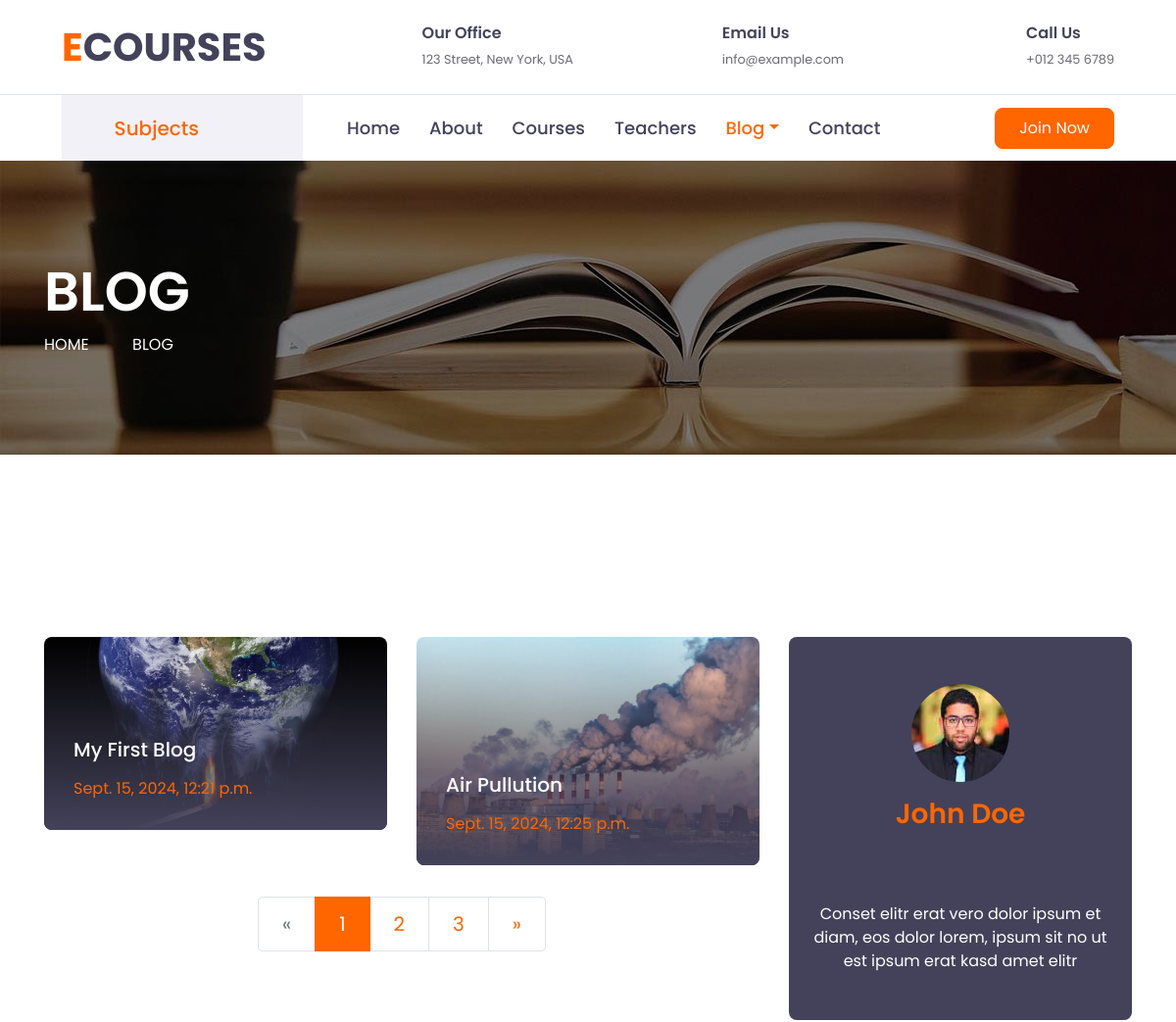
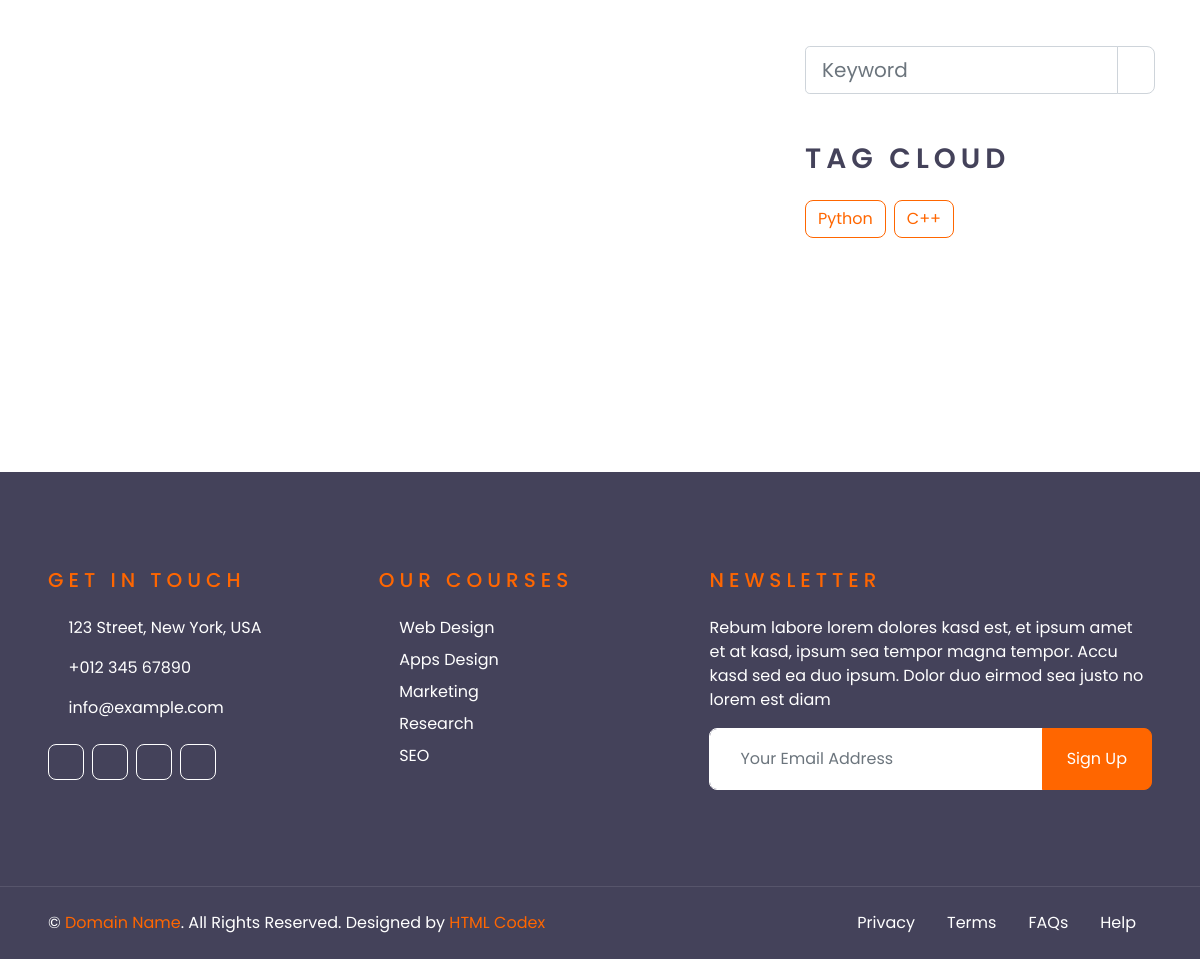
Page /home/blog_list/ on the committed database (2 pictures, top to bottom).
### course/models.py (models this page shows, shortened)
class Blog(models.Model):
    title = models.CharField(max_length=200, unique=True)
    content = models.TextField()
    image = models.ImageField(upload_to='blog_images/', blank=True, null=True)
    created_at = models.DateTimeField(auto_now_add=True)
    author = models.ForeignKey(User, on_delete=models.CASCADE, related_name='blogs')
    class Meta:
        verbose_name = _("Blog")
        verbose_name_plural = _("Blogs")

class Category(models.Model):
    title = models.CharField(max_length=100, unique=True)
    class Meta:
        verbose_name = _("Category")
        verbose_name_plural = _("Categories")

### course/views.py (the view)
# urls.py: path('blog_list/', views.BlogListView.as_view(), name='blog_list'),
class BlogListView(ListView):
    model = Blog
    template_name = 'course/blog_list.html'
    context_object_name = 'blogs'
    def get_context_data(self, **kwargs):
        context = super().get_context_data(**kwargs)
        context['latest_blogs'] = Blog.objects.order_by('-created_at')[:5]
        context['categories'] = Category.objects.all()
        return context

### course/templates/course/blog_list.html (shortened to what this page needs)
{% load static %}
<!DOCTYPE html>
<html lang="en">
<head>
    <link href="{% static 'courses/https://cdnjs.cloudflare.com/ajax/libs/font-awesome/5.10.0/css/all.min.css' %}" rel="stylesheet">
    <link href="{% static 'courses/lib/owlcarousel/assets/owl.carousel.min.css' %}" rel="stylesheet">
    <link href="{% static 'courses/css/style.css' %}" rel="stylesheet">
</head>
<body>
    <div class="container-fluid d-none d-lg-block">
        <div class="row align-items-center py-4 px-xl-5">
            <div class="col-lg-3">
                <a href="" class="text-decoration-none">
                    <h1 class="m-0"><span class="text-primary">E</span>COURSES</h1>
                </a>
            </div>
            <div class="col-lg-3 text-right">
                <div class="d-inline-flex align-items-center">
                    <i class="fa fa-2x fa-map-marker-alt text-primary mr-3"></i>
                    <div class="text-left">
                        <h6 class="font-weight-semi-bold mb-1">Our Office</h6>
                        <small>123 Street, New York, USA</small>
                    </div>
                </div>
            </div>
            <div class="col-lg-3 text-right">
                <div class="d-inline-flex align-items-center">
                    <i class="fa fa-2x fa-envelope text-primary mr-3"></i>
                    <div class="text-left">
                        <h6 class="font-weight-semi-bold mb-1">Email Us</h6>
                        <small>info@example.com</small>
                    </div>
                </div>
            </div>
            <div class="col-lg-3 text-right">
                <div class="d-inline-flex align-items-center">
                    <i class="fa fa-2x fa-phone text-primary mr-3"></i>
                    <div class="text-left">
                        <h6 class="font-weight-semi-bold mb-1">Call Us</h6>
                        <small>+012 345 6789</small>
                    </div>
                </div>
            </div>
        </div>
    </div>
    <div class="container-fluid">
        <div class="row border-top px-xl-5">
            <div class="col-lg-3 d-none d-lg-block">
                <a class="d-flex align-items-center justify-content-between bg-secondary w-100 text-decoration-none" data-toggle="collapse" href="#navbar-vertical" style="height: 67px; padding: 0 30px;">
                    <h5 class="text-primary m-0"><i class="fa fa-book-open mr-2"></i>Subjects</h5>
                    <i class="fa fa-angle-down text-primary"></i>
                </a>
            </div>
            <div class="col-lg-9">
                <nav class="navbar navbar-expand-lg bg-light navbar-light py-3 py-lg-0 px-0">
                    <div class="collapse navbar-collapse justify-content-between" id="navbarCollapse">
                        <div class="navbar-nav py-0">
                            <a href="{% url 'index' %}" class="nav-item nav-link">Home</a>
                            <a href="{% url 'about' %}" class="nav-item nav-link">About</a>
                            <a href="{% url 'courses_list' %}" class="nav-item nav-link">Courses</a>
                            <a href="{% url 'teachers_list' %}" class="nav-item nav-link">Teachers</a>
                            <div class="nav-item dropdown">
                                <a href="#" class="nav-link dropdown-toggle active" data-toggle="dropdown">Blog</a>
                            </div>
                            <a href="contact.html" class="nav-item nav-link">Contact</a>
                        </div>
                        <a class="btn btn-primary py-2 px-4 ml-auto d-none d-lg-block" href="">Join Now</a>
                    </div>
                </nav>
            </div>
        </div>
    </div>
    <div class="container-fluid page-header" style="margin-bottom: 90px;">
        <div class="container">
            <div class="d-flex flex-column justify-content-center" style="min-height: 300px">
                <h3 class="display-4 text-white text-uppercase">Blog</h3>
                <div class="d-inline-flex text-white">
                    <p class="m-0 text-uppercase"><a class="text-white" href="">Home</a></p>
                    <i class="fa fa-angle-double-right pt-1 px-3"></i>
                    <p class="m-0 text-uppercase">Blog</p>
                </div>
            </div>
        </div>
    </div>
    <div class="container-fluid py-5">
        <div class="container py-5">
            <div class="row">
                <div class="col-lg-8">
                    <div class="row pb-3">
                        {% for blog in blogs %}
                            <div class="col-lg-6 mb-4">
                            <div class="blog-item position-relative overflow-hidden rounded mb-2">
                                <img class="img-fluid" src="{{ blog.image.url }}" alt="">
                                <a class="blog-overlay text-decoration-none" href="{% url 'blog_detail' blog.id %}">
                                    <h5 class="text-white mb-3">{{ blog.title }}</h5>
                                    <p class="text-primary m-0">{{ blog.created_at }}</p>
                                </a>
                            </div>
                        </div>
                        {% endfor %}
                        <div class="col-12">
                            <nav aria-label="Page navigation">
                                <ul class="pagination pagination-lg justify-content-center mb-0">
                                  <li class="page-item disabled">
                                    <a class="page-link" href="#" aria-label="Previous">
                                      <span aria-hidden="true">&laquo;</span>
                                    </a>
                                  </li>
                                  <li class="page-item active"><a class="page-link" href="#">1</a></li>
                                  <li class="page-item"><a class="page-link" href="#">2</a></li>
                                  <li class="page-item"><a class="page-link" href="#">3</a></li>
                                  <li class="page-item">
                                    <a class="page-link" href="#" aria-label="Next">
                                      <span aria-hidden="true">&raquo;</span>
                                    </a>
                                  </li>
                                </ul>
                              </nav>
                        </div>
                    </div>
                </div>
                <div class="col-lg-4 mt-5 mt-lg-0">
                    <div class="d-flex flex-column text-center bg-dark rounded mb-5 py-5 px-4">
                        <img src="{% static 'courses/img/user.jpg' %}" class="img-fluid rounded-circle mx-auto mb-3" style="width: 100px;">
                        <h3 class="text-primary mb-3">John Doe</h3>
                        <h3 class="text-uppercase mb-4" style="letter-spacing: 5px;">Tag Cloud</h3>
                        <p class="text-white m-0">Conset elitr erat vero dolor ipsum et diam, eos dolor lorem, ipsum sit no ut est  ipsum erat kasd amet elitr</p>
                    </div>
                    <div class="mb-5">
                        <form action="">
                            <div class="input-group">
                                <input type="text" class="form-control form-control-lg" placeholder="Keyword">
                                <div class="input-group-append">
                                    <span class="input-group-text bg-transparent text-primary"><i
                                            class="fa fa-search"></i></span>
                                </div>
                            </div>
                        </form>
                    </div>
                    <div class="mb-5">
                        <h3 class="text-uppercase mb-4" style="letter-spacing: 5px;">Tag Cloud</h3>
                        <div class="d-flex flex-wrap m-n1">
                            {%for category in categories%}
                                <a href="" class="btn btn-outline-primary m-1">{{ category.title}}</a>
                            {% endfor %}
                        </div>
                    </div>
                </div>
            </div>
        </div>
    </div>
    <div class="container-fluid bg-dark text-white py-5 px-sm-3 px-lg-5" style="margin-top: 90px;">
        <div class="row pt-5">
            <div class="col-lg-7 col-md-12">
                <div class="row">
                    <div class="col-md-6 mb-5">
                        <h5 class="text-primary text-uppercase mb-4" style="letter-spacing: 5px;">Get In Touch</h5>
                        <p><i class="fa fa-map-marker-alt mr-2"></i>123 Street, New York, USA</p>
                        <p><i class="fa fa-phone-alt mr-2"></i>+012 345 67890</p>
                        <p><i class="fa fa-envelope mr-2"></i>info@example.com</p>
                        <div class="d-flex justify-content-start mt-4">
                            <a class="btn btn-outline-light btn-square mr-2" href="#"><i class="fab fa-twitter"></i></a>
                            <a class="btn btn-outline-light btn-square mr-2" href="#"><i class="fab fa-facebook-f"></i></a>
                            <a class="btn btn-outline-light btn-square mr-2" href="#"><i class="fab fa-linkedin-in"></i></a>
                            <a class="btn btn-outline-light btn-square" href="#"><i class="fab fa-instagram"></i></a>
                        </div>
                    </div>
                    <div class="col-md-6 mb-5">
                        <h5 class="text-primary text-uppercase mb-4" style="letter-spacing: 5px;">Our Courses</h5>
                        <div class="d-flex flex-column justify-content-start">
                            <a class="text-white mb-2" href="#"><i class="fa fa-angle-right mr-2"></i>Web Design</a>
                            <a class="text-white mb-2" href="#"><i class="fa fa-angle-right mr-2"></i>Apps Design</a>
                            <a class="text-white mb-2" href="#"><i class="fa fa-angle-right mr-2"></i>Marketing</a>
                            <a class="text-white mb-2" href="#"><i class="fa fa-angle-right mr-2"></i>Research</a>
                            <a class="text-white" href="#"><i class="fa fa-angle-right mr-2"></i>SEO</a>
                        </div>
                    </div>
                </div>
            </div>
            <div class="col-lg-5 col-md-12 mb-5">
                <h5 class="text-primary text-uppercase mb-4" style="letter-spacing: 5px;">Newsletter</h5>
                <p>Rebum labore lorem dolores kasd est, et ipsum amet et at kasd, ipsum sea tempor magna tempor. Accu kasd sed ea duo ipsum. Dolor duo eirmod sea justo no lorem est diam</p>
                <div class="w-100">
                    <div class="input-group">
                        <input type="text" class="form-control border-light" style="padding: 30px;" placeholder="Your Email Address">
                        <div class="input-group-append">
                            <button class="btn btn-primary px-4">Sign Up</button>
                        </div>
                    </div>
                </div>
            </div>
        </div>
    </div>
    <div class="container-fluid bg-dark text-white border-top py-4 px-sm-3 px-md-5" style="border-color: rgba(256, 256, 256, .1) !important;">
        <div class="row">
            <div class="col-lg-6 text-center text-md-left mb-3 mb-md-0">
                <p class="m-0 text-white">&copy; <a href="#">Domain Name</a>. All Rights Reserved. Designed by <a href="https://htmlcodex.com">HTML Codex</a>
                </p>
            </div>
            <div class="col-lg-6 text-center text-md-right">
                <ul class="nav d-inline-flex">
                    <li class="nav-item">
                        <a class="nav-link text-white py-0" href="#">Privacy</a>
                    </li>
                    <li class="nav-item">
                        <a class="nav-link text-white py-0" href="#">Terms</a>
                    </li>
                    <li class="nav-item">
                        <a class="nav-link text-white py-0" href="#">FAQs</a>
                    </li>
                    <li class="nav-item">
                        <a class="nav-link text-white py-0" href="#">Help</a>
                    </li>
                </ul>
            </div>
        </div>
    </div>
</body>
</html>

### rows in the picture
Blog: image (picture), title "My First Blog", created_at "Sept. 15, 2024, 12:21 p.m."
Blog: image (picture), title "Air Pullution", created_at "Sept. 15, 2024, 12:25 p.m."
Category: title "Python"
Category: title "C++"
